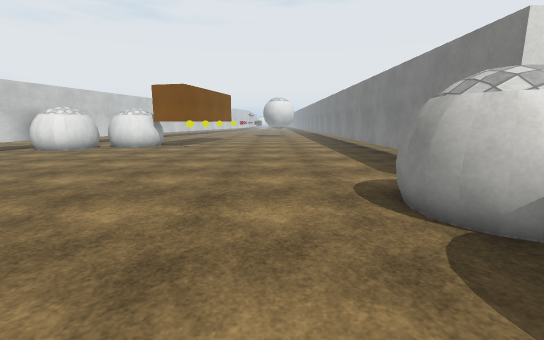
View 1 (above)

16 first-person views from a walk through a Unity game level. The camera is 1.4 m above the floor, tilts 10° down and sees 90° across. The floor is counted in squares, 1 m on a side. Each view is taken from the middle of a square. On the plan, view 1 faces up. The plan holds only what a view shows up to about 13 squares ahead; the rest is blank. The place goes on beyond the plan. Surface patterns are stand-ins for the level's own textures.

View 2
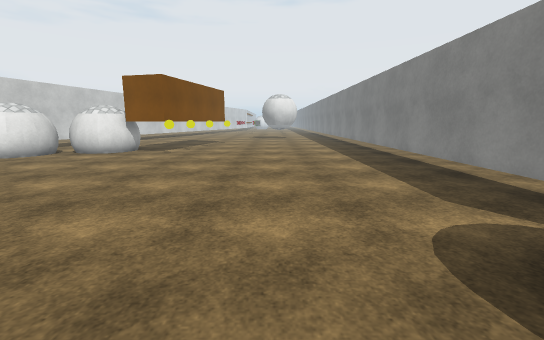

View 3
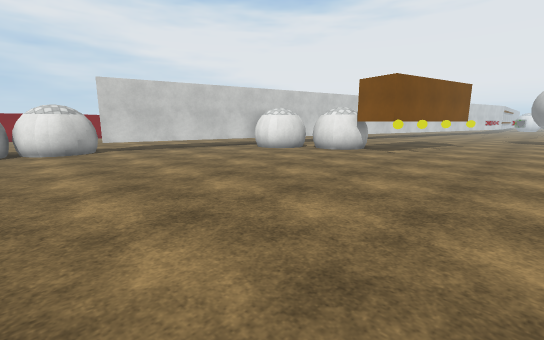

View 4
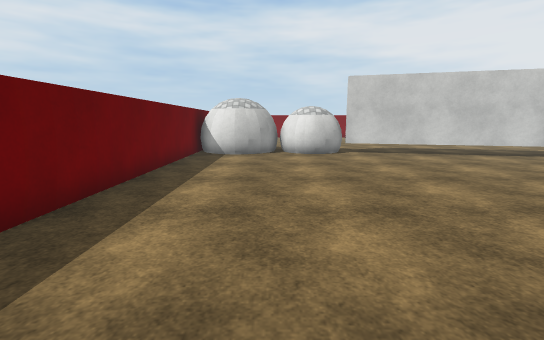

View 5
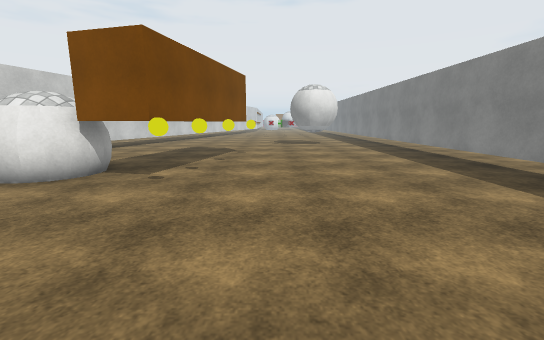

View 6
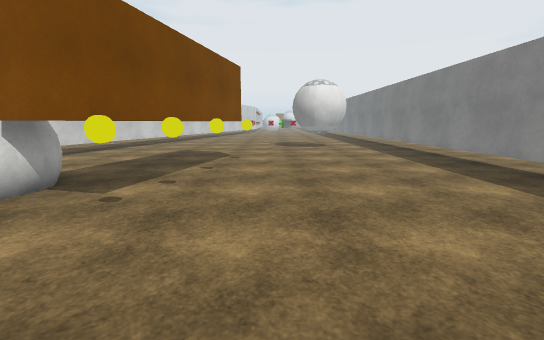

View 7
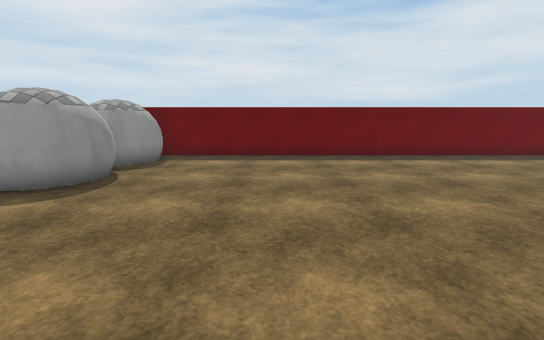

View 8
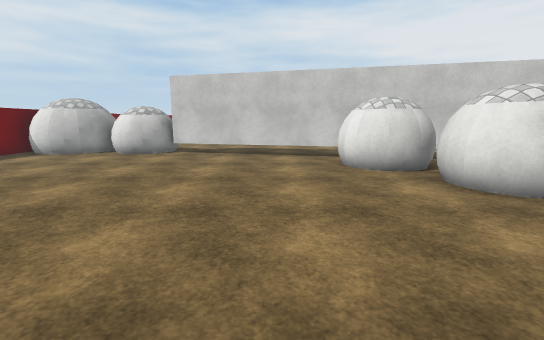

View 9
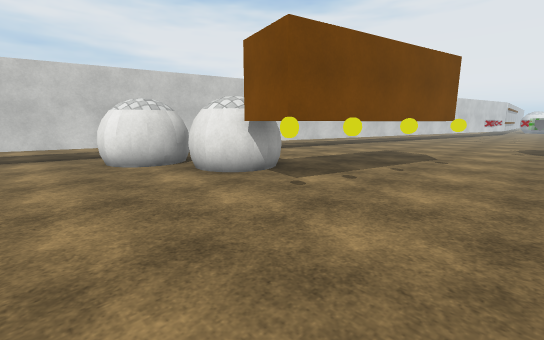

View 10
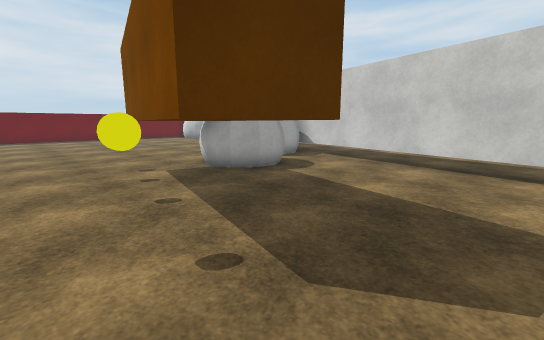

View 11
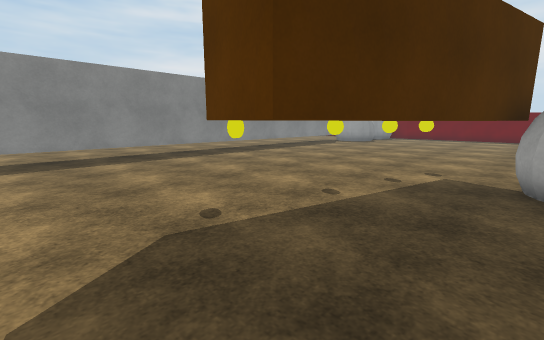

View 12
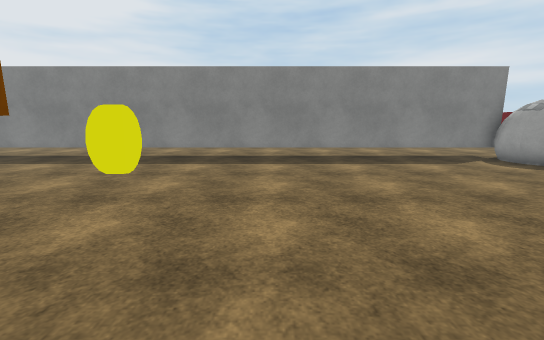

View 13
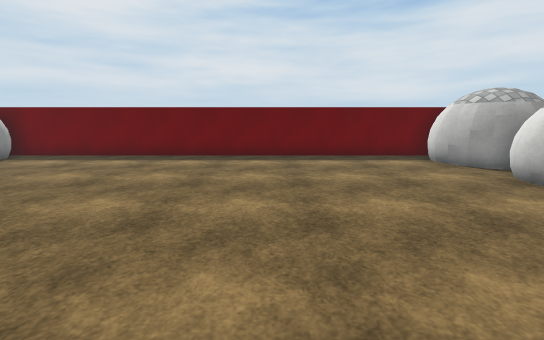

View 14
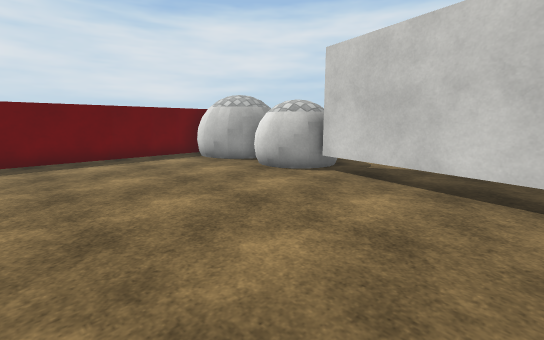

View 15
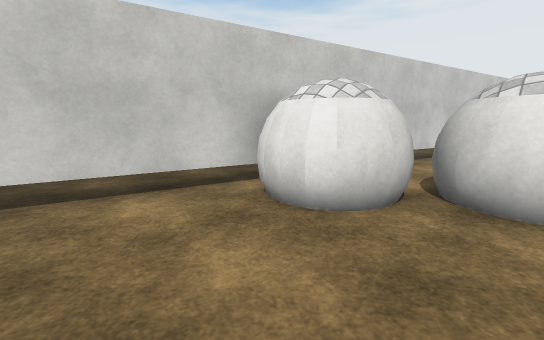

View 16
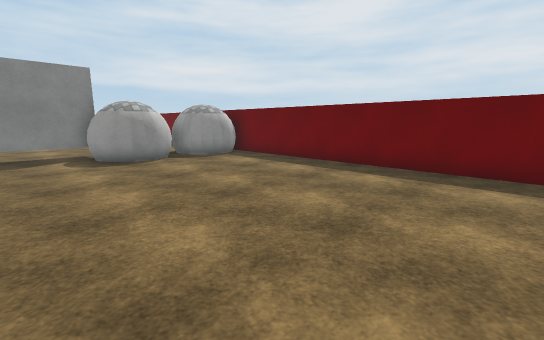

### Floor plan
Key: @ floor where view 1 was taken; # wall or solid block; . floor; T thing the floor can be seen under or through; Y yellow disc.
Columns run from 15 left of view 1 to 5 right of it. Each row starts with its distance up from view 1.
 24     #...............#
 23     #...............#
 22     #.....TT........#
 21    ##.....T.Y.......#
 20    #.......T........#
 19    #.....T.T........#
 18    #.....T.T........#
 17    #..##TT.T........#
 16    #####TTT.........#
 15    #####..TY........#
 14   ####..............#
 13  ##.................#
 12  #..................#
 11  #..................#
 10  #..................#
  9 ##..................#
  8 #...................#
  7 #...................#
  6 #...................#
  5 ##................###
  4 ##................##
  3 #.................##
  2 ##................#
  1 ##................#
  0 #..............@..#
 -1 ###################

Where each view was taken, in squares from view 1:
view 1: 0 up, 0 right, facing up
view 2: 3 up, 0 right, facing up
view 3: 3 up, 0 right, facing up-left
view 4: 3 up, 2 left, facing left
view 5: 9 up, 2 left, facing up
view 6: 11 up, 2 left, facing up
view 7: 11 up, 2 left, facing down
view 8: 11 up, 2 left, facing left
view 9: 11 up, 1 left, facing up-left
view 10: 24 up, 2 left, facing down-left
view 11: 24 up, 7 left, facing down-right
view 12: 14 up, 6 left, facing right
view 13: 11 up, 8 left, facing down
view 14: 11 up, 8 left, facing down-left
view 15: 10 up, 8 left, facing up-left
view 16: 8 up, 8 left, facing down-right
